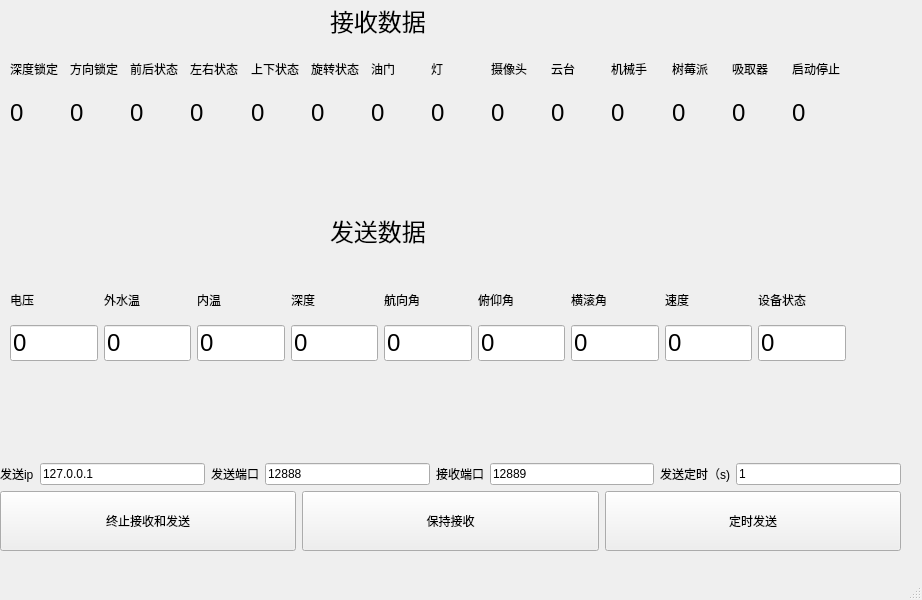
<?xml version="1.0" encoding="UTF-8"?>
<ui version="4.0">
 <class>MainWindow</class>
 <widget class="QMainWindow" name="MainWindow">
  <property name="geometry">
   <rect>
    <x>0</x>
    <y>0</y>
    <width>922</width>
    <height>600</height>
   </rect>
  </property>
  <property name="windowTitle">
   <string>模拟下位机</string>
  </property>
  <widget class="QWidget" name="centralwidget">
   <widget class="QWidget" name="verticalLayoutWidget">
    <property name="geometry">
     <rect>
      <x>0</x>
      <y>440</y>
      <width>901</width>
      <height>111</height>
     </rect>
    </property>
    <layout class="QVBoxLayout" name="verticalLayout">
     <item>
      <spacer name="verticalSpacer">
       <property name="orientation">
        <enum>Qt::Vertical</enum>
       </property>
       <property name="sizeHint" stdset="0">
        <size>
         <width>20</width>
         <height>40</height>
        </size>
       </property>
      </spacer>
     </item>
     <item>
      <layout class="QHBoxLayout" name="horizontalLayout_3">
       <item>
        <widget class="QLabel" name="label">
         <property name="text">
          <string>发送ip</string>
         </property>
        </widget>
       </item>
       <item>
        <widget class="QLineEdit" name="inp_send_ip">
         <property name="text">
          <string>127.0.0.1</string>
         </property>
        </widget>
       </item>
       <item>
        <widget class="QLabel" name="label_2">
         <property name="text">
          <string>发送端口</string>
         </property>
        </widget>
       </item>
       <item>
        <widget class="QLineEdit" name="inp_send_port">
         <property name="text">
          <string>12888</string>
         </property>
        </widget>
       </item>
       <item>
        <widget class="QLabel" name="label_3">
         <property name="text">
          <string>接收端口</string>
         </property>
        </widget>
       </item>
       <item>
        <widget class="QLineEdit" name="inp_recv_port">
         <property name="text">
          <string>12889</string>
         </property>
        </widget>
       </item>
       <item>
        <widget class="QLabel" name="label_33">
         <property name="text">
          <string>发送定时（s)</string>
         </property>
        </widget>
       </item>
       <item>
        <widget class="QLineEdit" name="inp_timer_num">
         <property name="text">
          <string>1</string>
         </property>
        </widget>
       </item>
      </layout>
     </item>
     <item>
      <layout class="QHBoxLayout" name="horizontalLayout">
       <item>
        <widget class="QPushButton" name="pushButton_3">
         <property name="minimumSize">
          <size>
           <width>0</width>
           <height>60</height>
          </size>
         </property>
         <property name="text">
          <string>终止接收和发送</string>
         </property>
        </widget>
       </item>
       <item>
        <widget class="QPushButton" name="pushButton_2">
         <property name="minimumSize">
          <size>
           <width>0</width>
           <height>60</height>
          </size>
         </property>
         <property name="text">
          <string>保持接收</string>
         </property>
        </widget>
       </item>
       <item>
        <widget class="QPushButton" name="pushButton">
         <property name="minimumSize">
          <size>
           <width>0</width>
           <height>60</height>
          </size>
         </property>
         <property name="text">
          <string>定时发送</string>
         </property>
        </widget>
       </item>
      </layout>
     </item>
    </layout>
   </widget>
   <widget class="QLabel" name="label_4">
    <property name="geometry">
     <rect>
      <x>330</x>
      <y>0</y>
      <width>121</width>
      <height>41</height>
     </rect>
    </property>
    <property name="font">
     <font>
      <pointsize>18</pointsize>
     </font>
    </property>
    <property name="text">
     <string>接收数据</string>
    </property>
   </widget>
   <widget class="QWidget" name="gridLayoutWidget">
    <property name="geometry">
     <rect>
      <x>10</x>
      <y>50</y>
      <width>836</width>
      <height>81</height>
     </rect>
    </property>
    <layout class="QGridLayout" name="gridLayout">
     <item row="0" column="7">
      <widget class="QLabel" name="label_20">
       <property name="text">
        <string>灯</string>
       </property>
      </widget>
     </item>
     <item row="0" column="1">
      <widget class="QLabel" name="label_8">
       <property name="text">
        <string>方向锁定</string>
       </property>
      </widget>
     </item>
     <item row="0" column="3">
      <widget class="QLabel" name="label_16">
       <property name="text">
        <string>左右状态</string>
       </property>
      </widget>
     </item>
     <item row="1" column="4">
      <widget class="QLabel" name="lbl_up_down">
       <property name="font">
        <font>
         <pointsize>18</pointsize>
        </font>
       </property>
       <property name="text">
        <string>0</string>
       </property>
      </widget>
     </item>
     <item row="0" column="10">
      <widget class="QLabel" name="label_23">
       <property name="text">
        <string>机械手</string>
       </property>
      </widget>
     </item>
     <item row="0" column="4">
      <widget class="QLabel" name="label_17">
       <property name="text">
        <string>上下状态</string>
       </property>
      </widget>
     </item>
     <item row="1" column="2">
      <widget class="QLabel" name="lbl_forward_back">
       <property name="font">
        <font>
         <pointsize>18</pointsize>
        </font>
       </property>
       <property name="text">
        <string>0</string>
       </property>
      </widget>
     </item>
     <item row="0" column="8">
      <widget class="QLabel" name="label_21">
       <property name="text">
        <string>摄像头</string>
       </property>
      </widget>
     </item>
     <item row="0" column="5">
      <widget class="QLabel" name="label_18">
       <property name="text">
        <string>旋转状态</string>
       </property>
      </widget>
     </item>
     <item row="1" column="6">
      <widget class="QLabel" name="lbl_oil">
       <property name="font">
        <font>
         <pointsize>18</pointsize>
        </font>
       </property>
       <property name="text">
        <string>0</string>
       </property>
      </widget>
     </item>
     <item row="1" column="1">
      <widget class="QLabel" name="lbl_direc_lock">
       <property name="font">
        <font>
         <pointsize>18</pointsize>
        </font>
       </property>
       <property name="text">
        <string>0</string>
       </property>
      </widget>
     </item>
     <item row="1" column="0">
      <widget class="QLabel" name="lbl_deep_lock">
       <property name="font">
        <font>
         <pointsize>18</pointsize>
        </font>
       </property>
       <property name="text">
        <string>0</string>
       </property>
      </widget>
     </item>
     <item row="1" column="3">
      <widget class="QLabel" name="lbl_left_right">
       <property name="font">
        <font>
         <pointsize>18</pointsize>
        </font>
       </property>
       <property name="text">
        <string>0</string>
       </property>
      </widget>
     </item>
     <item row="1" column="5">
      <widget class="QLabel" name="lbl_spin">
       <property name="font">
        <font>
         <pointsize>18</pointsize>
        </font>
       </property>
       <property name="text">
        <string>0</string>
       </property>
      </widget>
     </item>
     <item row="1" column="7">
      <widget class="QLabel" name="lbl_light">
       <property name="font">
        <font>
         <pointsize>18</pointsize>
        </font>
       </property>
       <property name="text">
        <string>0</string>
       </property>
      </widget>
     </item>
     <item row="0" column="9">
      <widget class="QLabel" name="label_22">
       <property name="text">
        <string>云台</string>
       </property>
      </widget>
     </item>
     <item row="0" column="0">
      <widget class="QLabel" name="label_5">
       <property name="text">
        <string>深度锁定</string>
       </property>
      </widget>
     </item>
     <item row="0" column="11">
      <widget class="QLabel" name="label_24">
       <property name="text">
        <string>树莓派</string>
       </property>
      </widget>
     </item>
     <item row="0" column="2">
      <widget class="QLabel" name="label_15">
       <property name="text">
        <string>前后状态</string>
       </property>
      </widget>
     </item>
     <item row="0" column="12">
      <widget class="QLabel" name="label_25">
       <property name="text">
        <string>吸取器</string>
       </property>
      </widget>
     </item>
     <item row="0" column="6">
      <widget class="QLabel" name="label_19">
       <property name="text">
        <string>油门</string>
       </property>
      </widget>
     </item>
     <item row="0" column="13">
      <widget class="QLabel" name="label_26">
       <property name="text">
        <string>启动停止</string>
       </property>
      </widget>
     </item>
     <item row="1" column="8">
      <widget class="QLabel" name="lbl_camera">
       <property name="font">
        <font>
         <pointsize>18</pointsize>
        </font>
       </property>
       <property name="text">
        <string>0</string>
       </property>
      </widget>
     </item>
     <item row="1" column="9">
      <widget class="QLabel" name="lbl_cloud">
       <property name="font">
        <font>
         <pointsize>18</pointsize>
        </font>
       </property>
       <property name="text">
        <string>0</string>
       </property>
      </widget>
     </item>
     <item row="1" column="10">
      <widget class="QLabel" name="lbl_mutip">
       <property name="font">
        <font>
         <pointsize>18</pointsize>
        </font>
       </property>
       <property name="text">
        <string>0</string>
       </property>
      </widget>
     </item>
     <item row="1" column="11">
      <widget class="QLabel" name="lbl_pi">
       <property name="font">
        <font>
         <pointsize>18</pointsize>
        </font>
       </property>
       <property name="text">
        <string>0</string>
       </property>
      </widget>
     </item>
     <item row="1" column="12">
      <widget class="QLabel" name="lbl_soup">
       <property name="font">
        <font>
         <pointsize>18</pointsize>
        </font>
       </property>
       <property name="text">
        <string>0</string>
       </property>
      </widget>
     </item>
     <item row="1" column="13">
      <widget class="QLabel" name="lbl_start_stop">
       <property name="font">
        <font>
         <pointsize>18</pointsize>
        </font>
       </property>
       <property name="text">
        <string>0</string>
       </property>
      </widget>
     </item>
    </layout>
   </widget>
   <widget class="QWidget" name="gridLayoutWidget_2">
    <property name="geometry">
     <rect>
      <x>10</x>
      <y>280</y>
      <width>836</width>
      <height>81</height>
     </rect>
    </property>
    <layout class="QGridLayout" name="gridLayout_2">
     <item row="0" column="1">
      <widget class="QLabel" name="label_35">
       <property name="text">
        <string>外水温</string>
       </property>
      </widget>
     </item>
     <item row="0" column="7">
      <widget class="QLabel" name="label_34">
       <property name="text">
        <string>速度</string>
       </property>
      </widget>
     </item>
     <item row="0" column="4">
      <widget class="QLabel" name="label_39">
       <property name="text">
        <string>航向角</string>
       </property>
      </widget>
     </item>
     <item row="0" column="3">
      <widget class="QLabel" name="label_36">
       <property name="text">
        <string>深度</string>
       </property>
      </widget>
     </item>
     <item row="0" column="6">
      <widget class="QLabel" name="label_54">
       <property name="text">
        <string>横滚角</string>
       </property>
      </widget>
     </item>
     <item row="0" column="5">
      <widget class="QLabel" name="label_42">
       <property name="text">
        <string>俯仰角</string>
       </property>
      </widget>
     </item>
     <item row="0" column="0">
      <widget class="QLabel" name="label_50">
       <property name="text">
        <string>电压</string>
       </property>
      </widget>
     </item>
     <item row="0" column="2">
      <widget class="QLabel" name="label_52">
       <property name="text">
        <string>内温</string>
       </property>
      </widget>
     </item>
     <item row="0" column="8">
      <widget class="QLabel" name="label_41">
       <property name="text">
        <string>设备状态</string>
       </property>
      </widget>
     </item>
     <item row="1" column="0">
      <widget class="QLineEdit" name="inp_voltage">
       <property name="font">
        <font>
         <pointsize>18</pointsize>
        </font>
       </property>
       <property name="text">
        <string>0</string>
       </property>
      </widget>
     </item>
     <item row="1" column="1">
      <widget class="QLineEdit" name="inp_temp_out">
       <property name="font">
        <font>
         <pointsize>18</pointsize>
        </font>
       </property>
       <property name="text">
        <string>0</string>
       </property>
      </widget>
     </item>
     <item row="1" column="2">
      <widget class="QLineEdit" name="inp_temp_in">
       <property name="font">
        <font>
         <pointsize>18</pointsize>
        </font>
       </property>
       <property name="text">
        <string>0</string>
       </property>
      </widget>
     </item>
     <item row="1" column="3">
      <widget class="QLineEdit" name="input_deep">
       <property name="font">
        <font>
         <pointsize>18</pointsize>
        </font>
       </property>
       <property name="text">
        <string>0</string>
       </property>
      </widget>
     </item>
     <item row="1" column="4">
      <widget class="QLineEdit" name="inp_yaw">
       <property name="font">
        <font>
         <pointsize>18</pointsize>
        </font>
       </property>
       <property name="text">
        <string>0</string>
       </property>
      </widget>
     </item>
     <item row="1" column="5">
      <widget class="QLineEdit" name="inp_pitch">
       <property name="font">
        <font>
         <pointsize>18</pointsize>
        </font>
       </property>
       <property name="text">
        <string>0</string>
       </property>
      </widget>
     </item>
     <item row="1" column="6">
      <widget class="QLineEdit" name="inp_roll">
       <property name="font">
        <font>
         <pointsize>18</pointsize>
        </font>
       </property>
       <property name="text">
        <string>0</string>
       </property>
      </widget>
     </item>
     <item row="1" column="7">
      <widget class="QLineEdit" name="input_speed">
       <property name="font">
        <font>
         <pointsize>18</pointsize>
        </font>
       </property>
       <property name="text">
        <string>0</string>
       </property>
      </widget>
     </item>
     <item row="1" column="8">
      <widget class="QLineEdit" name="inp_state">
       <property name="font">
        <font>
         <pointsize>18</pointsize>
        </font>
       </property>
       <property name="text">
        <string>0</string>
       </property>
      </widget>
     </item>
    </layout>
   </widget>
   <widget class="QLabel" name="label_62">
    <property name="geometry">
     <rect>
      <x>330</x>
      <y>210</y>
      <width>121</width>
      <height>41</height>
     </rect>
    </property>
    <property name="font">
     <font>
      <pointsize>18</pointsize>
     </font>
    </property>
    <property name="text">
     <string>发送数据</string>
    </property>
   </widget>
  </widget>
  <widget class="QMenuBar" name="menubar">
   <property name="geometry">
    <rect>
     <x>0</x>
     <y>0</y>
     <width>922</width>
     <height>22</height>
    </rect>
   </property>
  </widget>
  <widget class="QStatusBar" name="statusbar"/>
 </widget>
 <resources/>
 <connections/>
</ui>
